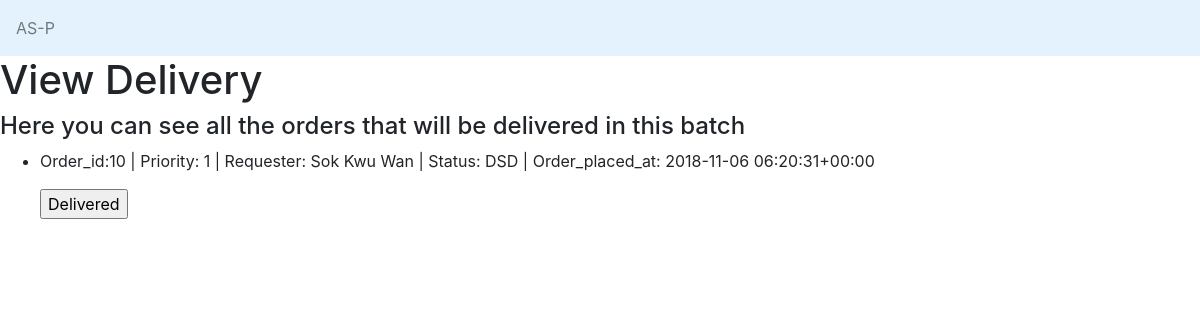
/asp/delivery (signed in), run on an earlier commit of the app's database.
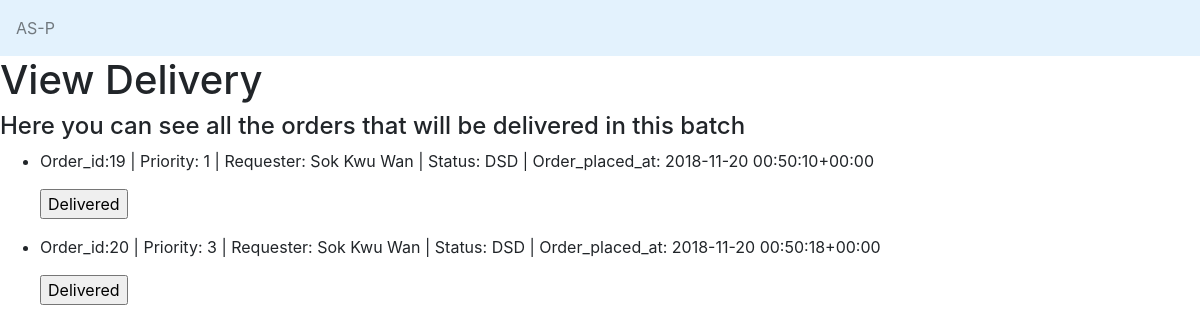
And on a later commit of the database.
### asp/models.py (models this page shows, shortened)
class Order(models.Model):
    QUEUED_FOR_PROCESSING = 'QFP'
    PROCESSING_BY_WAREHOUSE = 'PBW'
    QUEUED_FOR_DISPATCH = 'QFD'
    DISPATCHED = 'DSD'
    DELIVERED = 'DLD'
    STATUS = (
        (QUEUED_FOR_PROCESSING, 'Queued for Processing'),
        (PROCESSING_BY_WAREHOUSE, 'Processing by Warehouse'),
        (QUEUED_FOR_DISPATCH, 'Queued for Dispatch'),
        (DISPATCHED, 'Dispatched'),
        (DELIVERED, 'Delivered')
    )
    PRIORITY_HIGH = 3
    PRIORITY_MEDIUM = 2
    PRIORITY_LOW = 1
    PRIORITY = (
        (PRIORITY_HIGH, 'high'),
        (PRIORITY_MEDIUM, 'medium'),
        (PRIORITY_LOW, 'low')
    )
    status = models.CharField(
        max_length = 3,
        choices = STATUS,
        default = QUEUED_FOR_PROCESSING
    )
    requester = models.ForeignKey(UserExt, on_delete = models.CASCADE)
    priority = models.PositiveIntegerField(
        choices = PRIORITY,
        default = PRIORITY_LOW
    )
    time_queued_processing = models.DateTimeField()
    time_processing = models.DateTimeField(null = True, blank = True)
    time_queued_dispatch = models.DateTimeField(null = True, blank = True)
    time_dispatched = models.DateTimeField(null = True, blank = True)
    time_delivered = models.DateTimeField(null = True, blank = True)
    def __str__(self):
        return f"Order_id:{self.id} | Priority: {self.priority} | Requester: {self.requester.user.username} | Status: {self.status} | Order_placed_at: {self.time_queued_processing}"

class UserExt(models.Model):
    CLINIC_MANAGER = 'CM'
    DISPATCHER = 'DP'
    WAREHOUSE_PERSONNEL = 'WP'
    ADMIN = 'AD'
    ROLES = (
        (CLINIC_MANAGER, 'Clinic Manager'),
        (DISPATCHER, 'Dispatcher'),
        (WAREHOUSE_PERSONNEL, 'Warehouse Personnel'),
        (ADMIN, 'Admin')
    )
    user = models.OneToOneField(User, on_delete=models.CASCADE)
    hospital = models.ForeignKey(Hospital, on_delete=models.CASCADE, null = True, blank = True, related_name='working_hospital')
    resetPassword = models.BooleanField(default=False)
    role = models.CharField(
        max_length = 2,
        choices = ROLES,
        default = CLINIC_MANAGER
    )
    def is_permitted_to_access(self, role):
        if self.role != role:
            return False
        return True

### asp/views.py (the view, shortened to what this page needs)
# urls.py: path('delivery', views.delivery, name='delivery'),
def delivery(request):
    if not request.user.is_authenticated:
        return HttpResponse('No Permission', status = 403)
    if UserExt.objects.get(user = request.user).is_permitted_to_access('CM'):
        ordersToDeliver = Order.objects.filter(status = 'DSD').filter(requester = UserExt.objects.get(user = request.user).id)
        return render(request, 'asp/delivery.html', {'orders': ordersToDeliver})
    else:
        return HttpResponse('No Permission', status = 403)

### asp/templates/asp/delivery.html (shortened to what this page needs)
{% extends "asp/header.html" %}
{% block content %}
<h1>View Delivery</h1>
<h4>Here you can see all the orders that will be delivered in this batch</h4>
<ul>
    {% for order in orders %}
        <li>
            <p>
                {{ order }}
                <form action="/asp/delivery" method="post">
                    <input type="submit" value="Delivered">
                </form>
            </p>
        </li>
    {% endfor %}
</ul>
{% endblock %}

What changed in the data, as far as the page shows it:
no longer on this page (row edited): Order: id+priority+requester "Order_id:10 | Priority: 1 | Requester: Sok Kwu Wan | Status: DSD | Order_placed_at: 2018-11-06 06:20:31+00:00"
added Order: id+priority+requester "Order_id:19 | Priority: 1 | Requester: Sok Kwu Wan | Status: DSD | Order_placed_at: 2018-11-20 00:50:10+00:00"
added Order: id+priority+requester "Order_id:20 | Priority: 3 | Requester: Sok Kwu Wan | Status: DSD | Order_placed_at: 2018-11-20 00:50:18+00:00"
